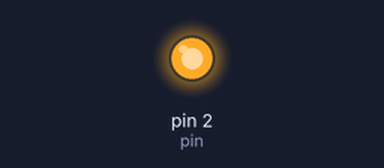
Bench run of a sketch on a simulated Arduino Uno, built with avr-gcc and run on an emulated ATmega328P. Shown: output pins drawn as LEDs (lit = HIGH).

Above: at 0.5 s.
At 57.0 s:
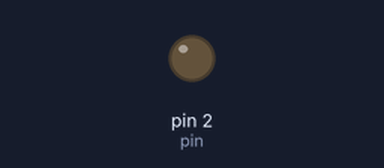
Timing chart, 0 to 62.4 s (numbered marks = the images above):
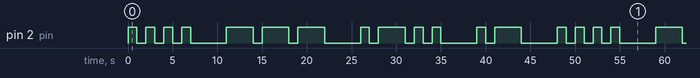

The sketch:

morse_code.ino
```cpp
#include "morse.h"

Morse morse;

void setup()
{
    morse.begin();
}

void loop()
{
    morse.print("HOLA");
}
```

morse.cpp
```cpp
#include "morse.h"

String morse_array[26] = {".-", "-...", "-.-.", "-..", ".", "..-.",  // A, B, C, D, E, F
                            "--.", "....", "..", ".---", "-.-", ".-..", // G, H, I, J, K, L
                            "--", "-.", "---", ".--.", "--.-", ".-.",   // M, N, O, P, Q, R
                            "...", "-", "..-", "...-", ".--", "-..-",   // S, T, U, V, W, X
                            "-.--", "--.."};

void Morse::begin()
{
    pinMode(pin, OUTPUT);
}

void Morse::begin(uint8_t _pin)
{
    pin = _pin;
    begin();
}

size_t Morse::write(uint8_t c)
{
  String code = morse_array[c-65];

  for(int pos = 0; pos < code.length(); pos++ ){
    if(code.charAt(pos) == '.')
      dot();
    else
      dash();
  }
  delay(3000);

  return 1;
}

void Morse::dot()
{
  digitalWrite(pin, HIGH);
  delay(1000);
  digitalWrite(pin, LOW);
  delay(1000);
}

void Morse::dash()
{
  digitalWrite(pin, HIGH);
  delay(3000);
  digitalWrite(pin, LOW);
  delay(1000);
}
```

morse.h
```cpp
#include <Arduino.h>


class Morse: public Print
{
private:
  uint8_t pin = 2;

  const String
  morse_array[26] = {".-", "-...", "-.-.", "-..", ".", "..-.",  // A, B, C, D, E, F
                    "--.", "....", "..", ".---", "-.-", ".-..", // G, H, I, J, K, L
                    "--", "-.", "---", ".--.", "--.-", ".-.",   // M, N, O, P, Q, R
                    "...", "-", "..-", "...-", ".--", "-..-",   // S, T, U, V, W, X
                    "-.--", "--.."};                            // Y, Z

  void dot();
  void dash();

public:
  size_t write(uint8_t c);

  void begin();
  void begin(uint8_t _pin);
};
```

Measured:
- by itself, pin 2 (pin): moves between LOW and HIGH, repeating every 48.0 s
- by itself, everything shown: repeats every 48.0 s, in 26 steps
